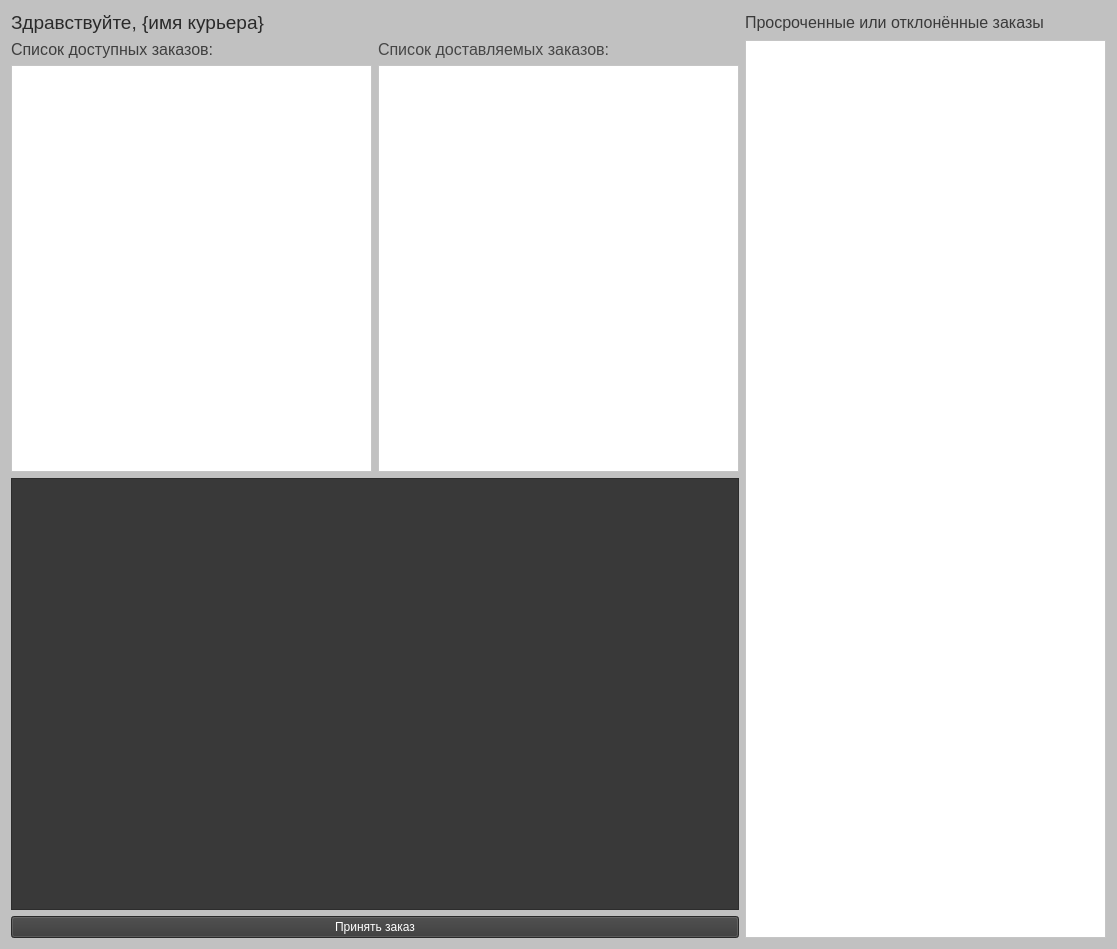
<?xml version="1.0" encoding="UTF-8"?>
<ui version="4.0">
 <class>Form</class>
 <widget class="QWidget" name="Form">
  <property name="geometry">
   <rect>
    <x>0</x>
    <y>0</y>
    <width>1117</width>
    <height>949</height>
   </rect>
  </property>
  <property name="windowTitle">
   <string>Form</string>
  </property>
  <property name="styleSheet">
   <string notr="true">background-color: rgb(193, 193, 193);</string>
  </property>
  <layout class="QGridLayout" name="gridLayout_2">
   <item row="0" column="0">
    <layout class="QGridLayout" name="gridLayout">
     <item row="2" column="1">
      <layout class="QVBoxLayout" name="verticalLayout_2">
       <item>
        <widget class="QLabel" name="label_3">
         <property name="text">
          <string>&lt;html&gt;&lt;head/&gt;&lt;body&gt;&lt;p&gt;&lt;span style=&quot; font-size:12pt; color:#464646;&quot;&gt;Список доставляемых заказов:&lt;/span&gt;&lt;/p&gt;&lt;/body&gt;&lt;/html&gt;</string>
         </property>
        </widget>
       </item>
       <item>
        <widget class="QListWidget" name="list_1">
         <property name="styleSheet">
          <string notr="true">background-color: rgb(255, 255, 255);
font: 10pt &quot;MS Shell Dlg 2&quot;;</string>
         </property>
        </widget>
       </item>
      </layout>
     </item>
     <item row="2" column="0">
      <layout class="QVBoxLayout" name="verticalLayout">
       <item>
        <widget class="QLabel" name="label">
         <property name="text">
          <string>&lt;html&gt;&lt;head/&gt;&lt;body&gt;&lt;p&gt;&lt;span style=&quot; font-size:12pt; color:#3e3e3e;&quot;&gt;Список доступных заказов:&lt;/span&gt;&lt;/p&gt;&lt;/body&gt;&lt;/html&gt;</string>
         </property>
        </widget>
       </item>
       <item>
        <widget class="QListWidget" name="list">
         <property name="styleSheet">
          <string notr="true">background-color: rgb(255, 255, 255);
font: 10pt &quot;MS Shell Dlg 2&quot;;</string>
         </property>
        </widget>
       </item>
      </layout>
     </item>
     <item row="3" column="0" colspan="2">
      <widget class="QTextEdit" name="about_order">
       <property name="toolTip">
        <string>&lt;html&gt;&lt;head/&gt;&lt;body&gt;&lt;p&gt;&lt;span style=&quot; color:#ffffff;&quot;&gt;&lt;br/&gt;&lt;/span&gt;&lt;/p&gt;&lt;/body&gt;&lt;/html&gt;</string>
       </property>
       <property name="whatsThis">
        <string>&lt;html&gt;&lt;head/&gt;&lt;body&gt;&lt;p&gt;&lt;br/&gt;&lt;/p&gt;&lt;/body&gt;&lt;/html&gt;</string>
       </property>
       <property name="styleSheet">
        <string notr="true">background-color: rgb(57, 57, 57);
color: rgb(255, 255, 255);</string>
       </property>
       <property name="html">
        <string>&lt;!DOCTYPE HTML PUBLIC &quot;-//W3C//DTD HTML 4.0//EN&quot; &quot;http://www.w3.org/TR/REC-html40/strict.dtd&quot;&gt;
&lt;html&gt;&lt;head&gt;&lt;meta name=&quot;qrichtext&quot; content=&quot;1&quot; /&gt;&lt;style type=&quot;text/css&quot;&gt;
p, li { white-space: pre-wrap; }
&lt;/style&gt;&lt;/head&gt;&lt;body style=&quot; font-family:'MS Shell Dlg 2'; font-size:7.8pt; font-weight:400; font-style:normal;&quot;&gt;
&lt;p style=&quot;-qt-paragraph-type:empty; margin-top:0px; margin-bottom:0px; margin-left:0px; margin-right:0px; -qt-block-indent:0; text-indent:0px;&quot;&gt;&lt;br /&gt;&lt;/p&gt;&lt;/body&gt;&lt;/html&gt;</string>
       </property>
      </widget>
     </item>
     <item row="4" column="0" colspan="2">
      <widget class="QPushButton" name="accept">
       <property name="toolTip">
        <string>&lt;html&gt;&lt;head/&gt;&lt;body&gt;&lt;p&gt;&lt;span style=&quot; font-size:16pt; color:#ffffff;&quot;&gt;Принять заказ&lt;/span&gt;&lt;/p&gt;&lt;/body&gt;&lt;/html&gt;</string>
       </property>
       <property name="styleSheet">
        <string notr="true">background-color: rgb(57, 57, 57);
font: 12pt &quot;MS Shell Dlg 2&quot;;
color: rgb(255, 255, 255);</string>
       </property>
       <property name="text">
        <string>Принять заказ</string>
       </property>
      </widget>
     </item>
     <item row="1" column="2">
      <widget class="QLabel" name="label_5">
       <property name="text">
        <string>&lt;html&gt;&lt;head/&gt;&lt;body&gt;&lt;p&gt;&lt;span style=&quot; font-size:12pt; color:#3a3a3a;&quot;&gt;Просроченные или отклонённые заказы&lt;/span&gt;&lt;/p&gt;&lt;/body&gt;&lt;/html&gt;</string>
       </property>
      </widget>
     </item>
     <item row="2" column="2" rowspan="3">
      <widget class="QListWidget" name="list_2">
       <property name="styleSheet">
        <string notr="true">background-color: rgb(255, 255, 255);
font: 10pt &quot;MS Shell Dlg 2&quot;;</string>
       </property>
      </widget>
     </item>
     <item row="1" column="0" colspan="2">
      <widget class="QLabel" name="hello_name">
       <property name="text">
        <string>&lt;html&gt;&lt;head/&gt;&lt;body&gt;&lt;p&gt;&lt;span style=&quot; font-size:14pt; color:#2a2a2a;&quot;&gt;Здравствуйте, {имя курьера}&lt;/span&gt;&lt;/p&gt;&lt;/body&gt;&lt;/html&gt;</string>
       </property>
      </widget>
     </item>
    </layout>
   </item>
  </layout>
 </widget>
 <resources/>
 <connections/>
</ui>
